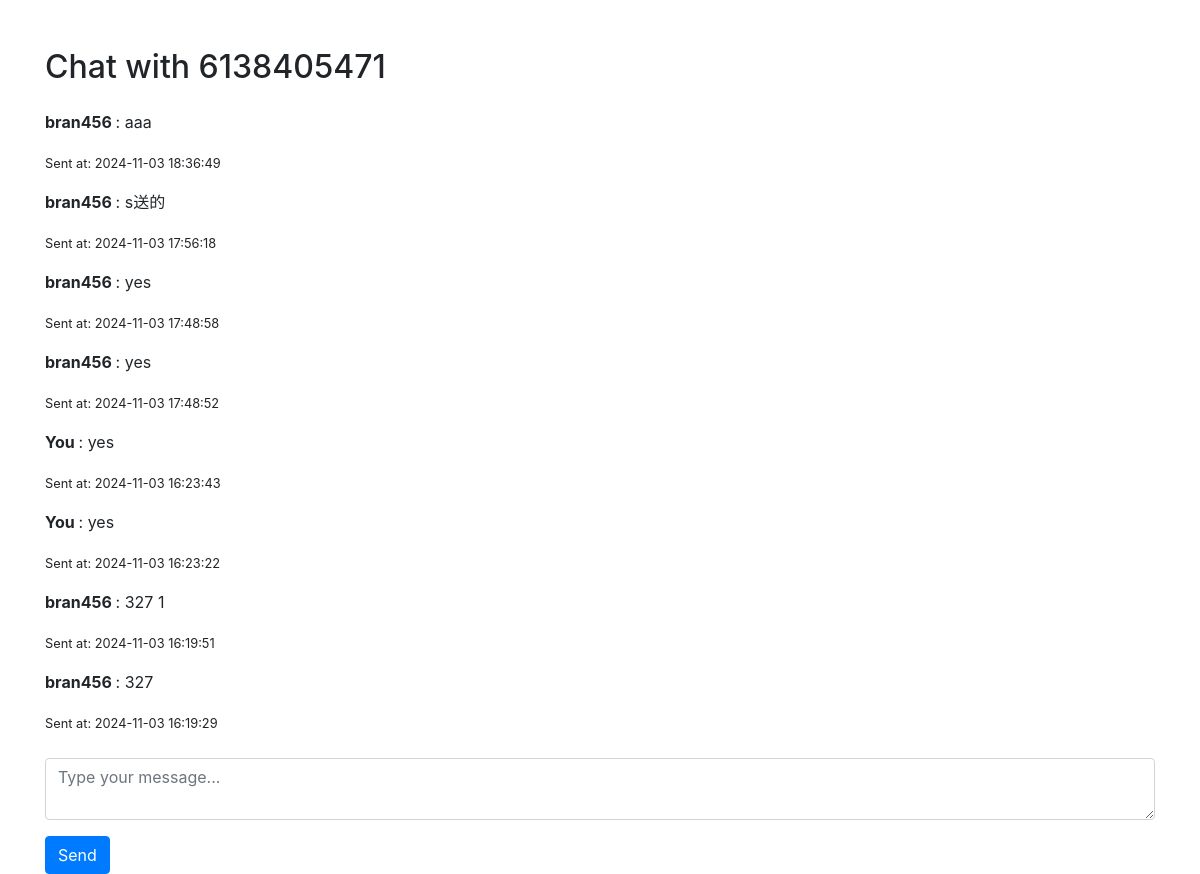
Page /chat_detail/1/6138405471 (signed in) on the committed database.
### tables this page shows
CREATE TABLE messages (
            id INTEGER PRIMARY KEY AUTOINCREMENT,
            property_id INTEGER,
            tenant_phone TEXT,
            landlord_phone TEXT,
            message TEXT,
            sender TEXT NOT NULL,
            receiver TEXT,
            pdf_filename TEXT,  -- Column to store the PDF file path
            timestamp DATETIME DEFAULT CURRENT_TIMESTAMP,
            FOREIGN KEY (property_id) REFERENCES properties(id)
        );

### app.py (the view)
@app.route('/chat_detail/<int:property_id>/<tenant_phone>', methods=['GET'])
def chat_detail(property_id, tenant_phone):
    if 'user_type' not in session:
        flash("Please log in to access this page.", "error")
        return redirect(url_for('login'))
    landlord_phone = session.get('phone')
    user_type = session.get('user_type')
    sender = session.get('username')
    other_participant = tenant_phone if user_type == 'landlord' else landlord_phone
    with sqlite3.connect('rental_management.db') as conn:
        cursor = conn.cursor()
        cursor.execute('''
            SELECT tenant_phone, landlord_phone, message, sender, pdf_filename, timestamp
            FROM messages
            WHERE property_id = ? AND ((landlord_phone = ? AND tenant_phone = ?) OR (landlord_phone = ? AND tenant_phone = ?))
            ORDER BY timestamp DESC
        ''', (property_id, landlord_phone, tenant_phone, tenant_phone, landlord_phone))
        chat_history = [
            {
                'tenant_phone': row[0],
                'landlord_phone': row[1],
                'message': row[2],
                'sender': row[3],
                'pdf_filename': row[4],
                'timestamp': row[5]
            }
            for row in cursor.fetchall()
        ]
    return render_template('chat_detail.html', chat_history=chat_history, tenant_phone=tenant_phone,
                           property_id=property_id, sender= sender, other_participant=other_participant)

### templates/chat_detail.html (shortened to what this page needs)
<!DOCTYPE html>
<html lang="en">
<head>
    <link rel="stylesheet" href="https://maxcdn.bootstrapcdn.com/bootstrap/4.5.2/css/bootstrap.min.css">
</head>
<body>
    <div class="container mt-5">
        <h2>Chat with {{ tenant_phone }}</h2>
        <div id="chat-messages" class="mt-4">
            {% for message in chat_history %}
        <div class="mb-3">
            <p><strong>
                {% if message.tenant_phone == session.phone %}
                    {{ tenant_phone }}
                {% elif message.sender == session.username %}
                    You
                {% else %}
                    {{ message.sender }}
                {% endif %}
            </strong>: {{ message.message }}</p>
            <p><small>Sent at: {{ message.timestamp }}</small></p>
        </div>
    {% endfor %}
        </div>
        <form id="message-form" class="mt-4">
            <div class="form-group">
                <textarea id="message-input" class="form-control" placeholder="Type your message..." required></textarea>
            </div>
            <button type="submit" class="btn btn-primary">Send</button>
        </form>
    </div>
</body>
</html>

### rows in the picture
messages: sender "bran456", message "aaa", timestamp "2024-11-03 18:36:49"
messages: sender "bran456", message "s送的", timestamp "2024-11-03 17:56:18"
messages: sender "bran456", message "yes", timestamp "2024-11-03 17:48:58"
messages: sender "bran456", message "yes", timestamp "2024-11-03 17:48:52"
messages: tenant_phone "You", message "yes", timestamp "2024-11-03 16:23:43"
messages: tenant_phone "You", message "yes", timestamp "2024-11-03 16:23:22"
messages: sender "bran456", message "327 1", timestamp "2024-11-03 16:19:51"
messages: sender "bran456", message "327", timestamp "2024-11-03 16:19:29"

### other values in the picture
{{ tenant_phone }} "6138405471"
